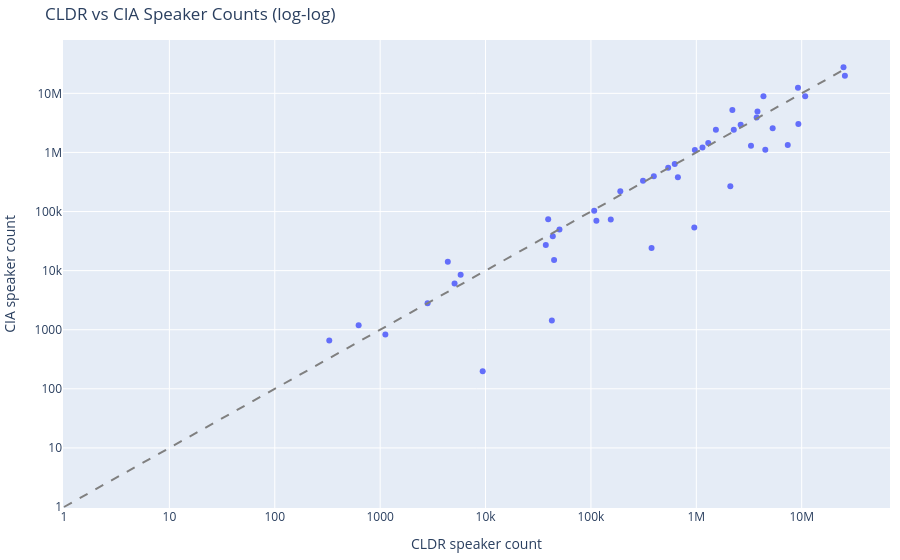

The notebook cell this image was saved under:
### Markdown cell above
## 4 · Scatter plot — CLDR vs CIA counts

### Code cell
fig = px.scatter(
    pairs_df,
    x="cldr_count",
    y="cia_count",
    hover_name="language",
    hover_data={"country": True, "cldr_count": ":,", "cia_count": ":,"},
    log_x=True,
    log_y=True,
    labels={"cldr_count": "CLDR speaker count", "cia_count": "CIA speaker count"},
    title="CLDR vs CIA Speaker Counts (log-log)",
)
max_val = max(pairs_df["cldr_count"].max(), pairs_df["cia_count"].max())
fig.add_shape(type="line", x0=1, y0=1, x1=max_val, y1=max_val,
              line=dict(dash="dash", color="gray"))
fig.update_layout(margin=dict(l=10, r=10, t=40, b=10))
fig.show()

### Figure 1 — Plotly figure (JSON) as saved in the notebook; plotly's stock layout.template omitted (floating-point values rounded to 4 significant figures)
{"data": [{"customdata": [["Andorra"], ["Angola"], ["Angola"], ["Angola"], ["American Samoa"], ["American Samoa"], ["Australia"], ["Burkina Faso"], ["Burkina Faso"], ["Estonia"], ["Falkland Islands (Malvinas)"], ["Faroe Islands"], ["Ghana"], ["Ghana"], ["Guam"], ["Guam"], ["Sri Lanka"], ["Liberia"], ["Luxembourg"], ["Luxembourg"], ["Madagascar"], ["Mali"], ["Mali"], ["Mauritius"], ["Mauritius"], ["Mozambique"], ["Mozambique"], ["Mozambique"], ["Mozambique"], ["Mozambique"], ["Namibia"], ["Nauru"], ["Niue"], ["Sao Tome and Principe"], ["Sao Tome and Principe"], ["Sint Maarten (Dutch part)"], ["Tokelau"], ["Tokelau"], ["Virgin Islands (British)"], ["Samoa"], ["Zambia"], ["Zambia"], ["Zambia"], ["Zambia"], ["Zambia"]], "hovertemplate": "<b>%{hovertext}</b><br><br>CLDR speaker count=%{x:,}<br>CIA speaker count=%{y:,}<br>country=%{customdata[0]}<extra></extra>", "hovertext": ["French", "Kimbundu", "Portuguese", "Umbundu", "English", "Samoan", "English", "Dyula", "Mossi", "Russian", "English", "Faroese", "Ewe", "Ga", "Chamorro", "English", "English", "English", "English", "Portuguese", "English", "French", "Soninke", "Bhojpuri", "French", "Ndau", "Lomwe", "Sena", "Tsonga", "Makhuwa", "Afrikaans", "English", "Niuean", "French", "Portuguese", "Spanish", "English", "Samoan", "English", "English", "Kaonde", "Lozi", "Luvale", "Nsenga", "Tumbuka"], "legendgroup": "", "marker": {"color": "#636efa", "symbol": "circle"}, "mode": "markers", "name": "", "orientation": "v", "showlegend": false, "type": "scatter", "x": [5805, 9300525, 24925407, 10788609, 42578, 43456, 25697856, 7373504, 9216880, 668522, 2819, 50286, 3804801, 968494, 37297, 154274, 2198260, 4512917, 375902, 107400, 5301486, 3738402, 1297445, 112703, 956665, 3301749, 2267868, 1534146, 2634729, 4335630, 2102745, 9397, 1120, 44712, 190026, 5083, 625, 329, 39299, 4385, 395182, 1143950, 311986, 623973, 540776], "xaxis": "x", "y": [8537, 3040814, 27757174, 8966503, 1427, 38032, 19793463, 1338947, 12426368, 382036, 2796, 49651, 4947058, 1095420, 27125, 73407, 5248033, 1112708, 24165, 103373, 2570293, 3893120, 1448603, 69502, 53766, 1299833, 2428636, 2428636, 2941728, 8927803, 268161, 198, 834, 15202, 219984, 6029, 1192, 654, 74315, 14084, 396395, 1211208, 330329, 638637, 550549], "yaxis": "y"}], "layout": {"legend": {"tracegroupgap": 0}, "margin": {"b": 10, "l": 10, "r": 10, "t": 40}, "shapes": [{"line": {"color": "gray", "dash": "dash"}, "type": "line", "x0": 1, "x1": 27757174, "y0": 1, "y1": 27757174}], "title": {"text": "CLDR vs CIA Speaker Counts (log-log)"}, "xaxis": {"anchor": "y", "domain": [0, 1], "title": {"text": "CLDR speaker count"}, "type": "log"}, "yaxis": {"anchor": "x", "domain": [0, 1], "title": {"text": "CIA speaker count"}, "type": "log"}}}
